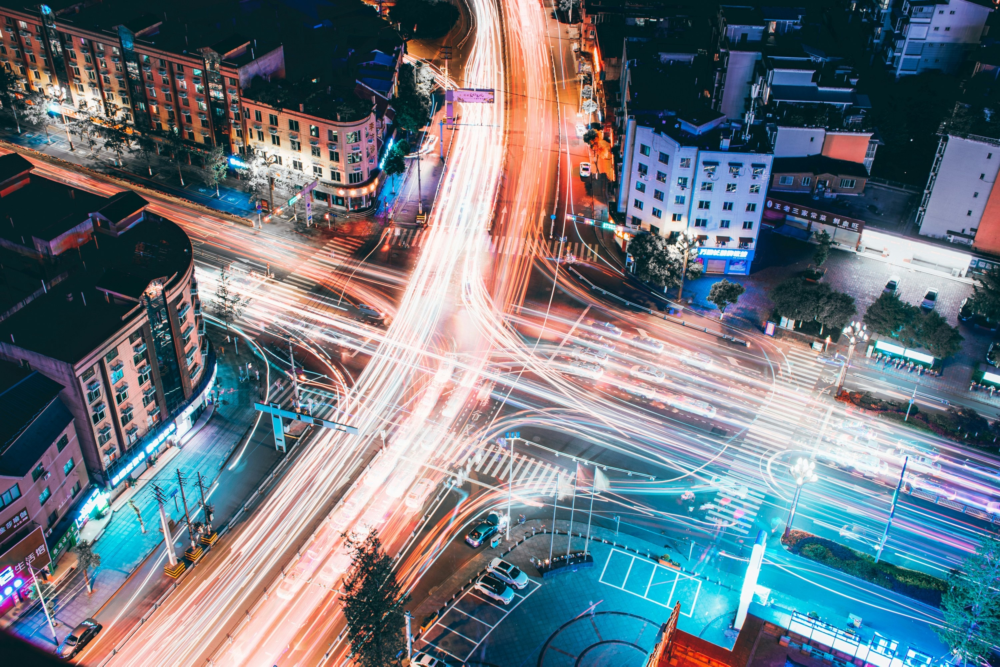
#> input picture Moein_Image_Recognition/jerry-zhang-nxu_VUcBVdA-unsplash.jpg, 3000 x 2000 px (shown at 1/3 size)
$ python Shape_recognition.py
#> lines starting #> are read from the running program, lines starting #| are printed output that depends on the picture; after the words box and inside, x2 and y2 are one past the last pixel; in counts of white or black regions, pixels touching at a corner belong together
import cv2
import numpy as np
from tkinter import Tk, filedialog
from tkinter import simpledialog

def select_image():
    root = Tk()
    root.withdraw()  # Hide the main window
    file_path = filedialog.askopenfilename(
        title="Select Image",
        filetypes=[("Image files", "*.jpg;*.jpeg;*.png;*.bmp")]
    )
#> the answer given: jerry-zhang-nxu_VUcBVdA-unsplash.jpg
    root.destroy()
    return file_path

def detect_circles():
    # Let user select image
    image_path = select_image()
    if not image_path:
        print("No image selected")
        return

    # Load image
    img = cv2.imread(image_path)
#> img is the input picture: shape (2000, 3000, 3); mean B, G, R 127.3, 117.9, 108.7
    if img is None:
        print("Error loading image")
        return

    # Get user parameters
    root = Tk()
    root.withdraw()
    min_size = simpledialog.askinteger("Parameters", "Minimum circle size (pixels):", initialvalue=50)
    max_size = simpledialog.askinteger("Parameters", "Maximum circle size (pixels):", initialvalue=500)
    root.destroy()

    # Convert to grayscale
    gray = cv2.cvtColor(img, cv2.COLOR_BGR2GRAY)
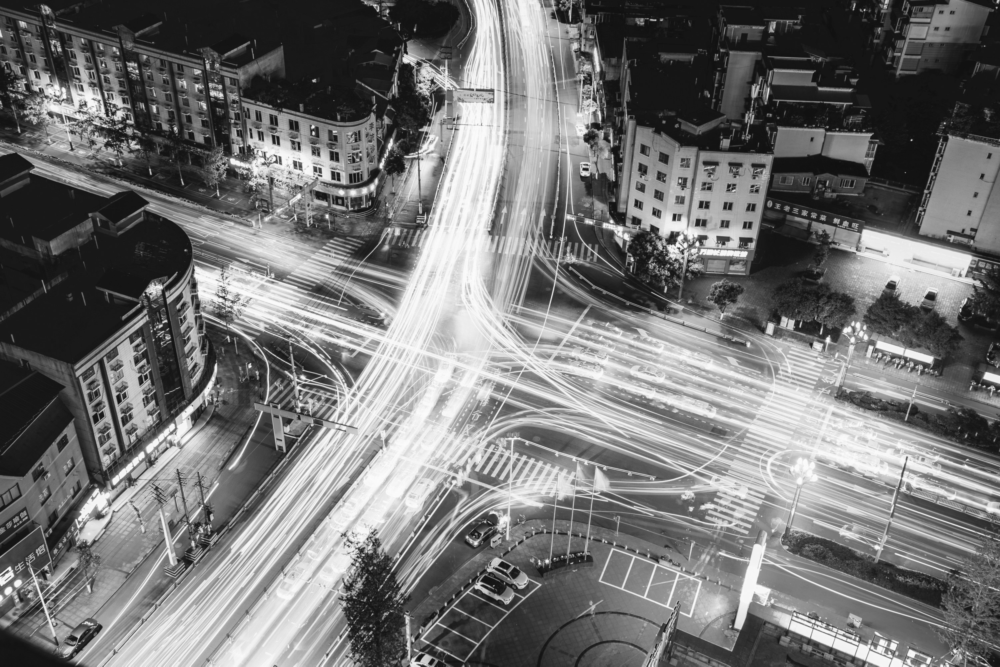
#> gray: shape (2000, 3000) (shown at 1/3 size); min 15, max 253, mean 116.2

    # Apply adaptive threshold
    thresh = cv2.adaptiveThreshold(gray, 255, cv2.ADAPTIVE_THRESH_GAUSSIAN_C,
                                 cv2.THRESH_BINARY_INV, 11, 2)
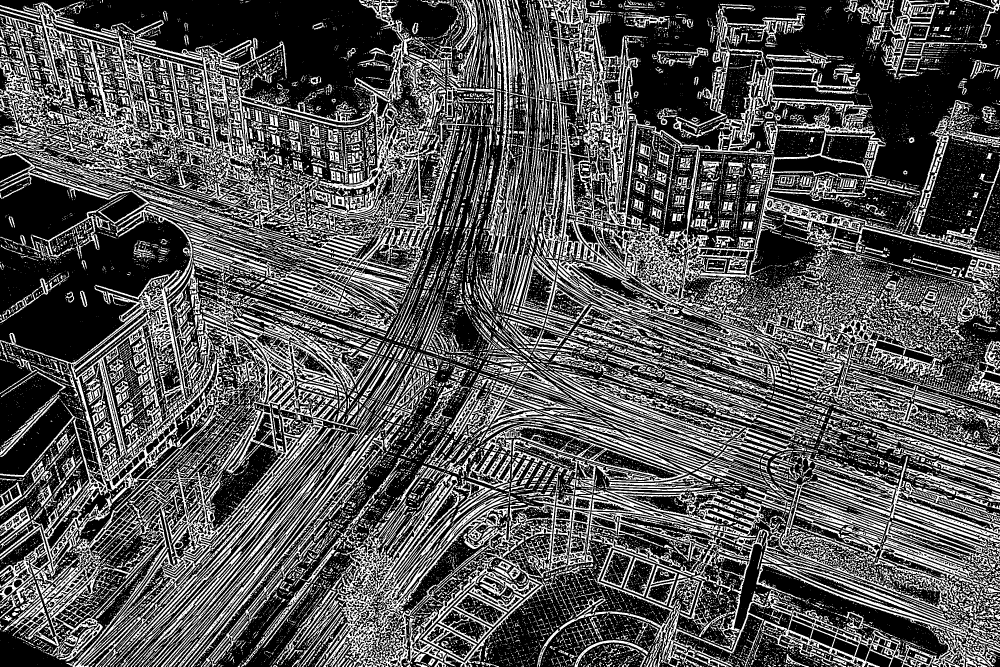
#> thresh: shape (2000, 3000) (shown at 1/3 size); 33.3% white; 27808 white regions (22390 under 20 px), largest, box (x1, y1, x2, y2) and area: (0, 7, 1423, 871) 164912, (1659, 0, 3000, 1087) 151914, (0, 616, 1074, 2000) 146242

    # Morphological operations
    kernel = cv2.getStructuringElement(cv2.MORPH_ELLIPSE, (3,3))
    morph = cv2.morphologyEx(thresh, cv2.MORPH_OPEN, kernel, iterations=2)
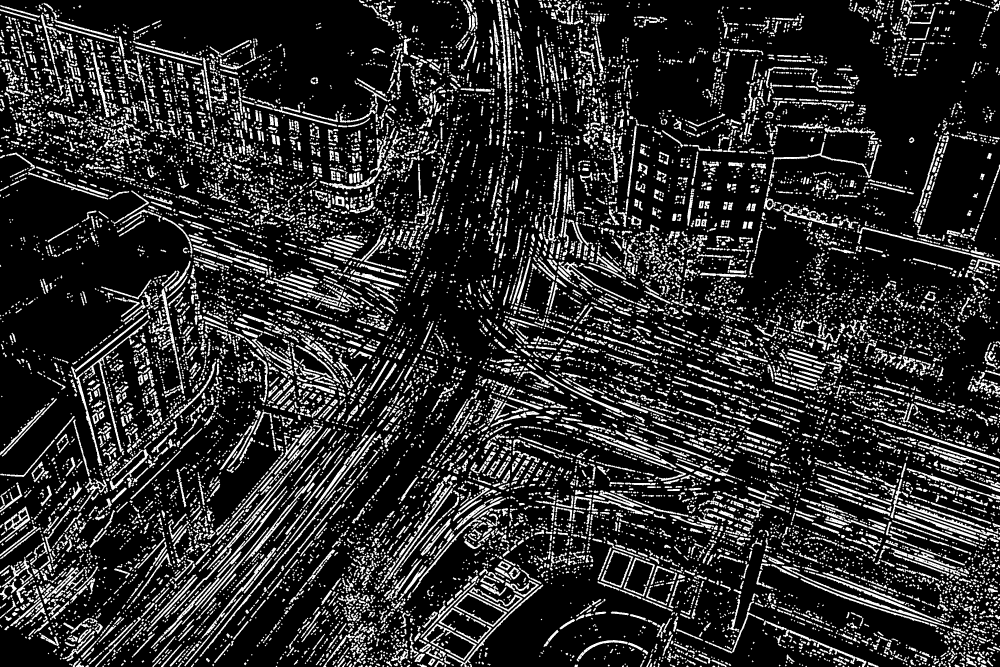
#> morph: shape (2000, 3000) (shown at 1/3 size); 17.7% white; 13512 white regions (4543 under 20 px), largest, box (x1, y1, x2, y2) and area: (2345, 1697, 2852, 1885) 3306, (455, 865, 553, 1182) 3291, (269, 960, 447, 1357) 2998
    morph = cv2.morphologyEx(morph, cv2.MORPH_CLOSE, kernel, iterations=2)
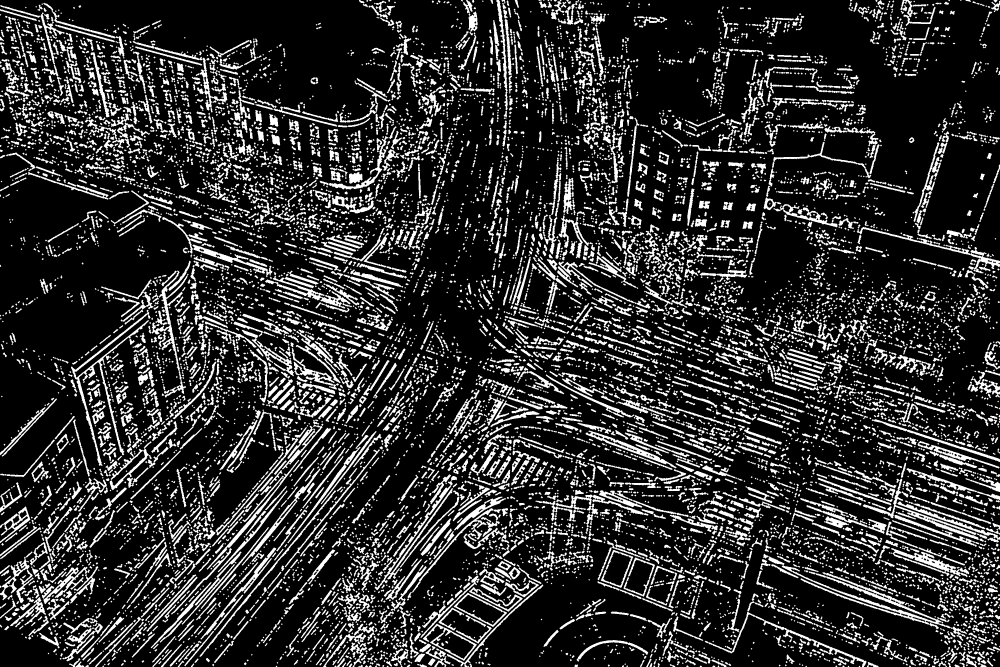
#> morph: shape (2000, 3000) (shown at 1/3 size); 18.7% white; 8989 white regions (2939 under 20 px)

    # Find contours
    contours, _ = cv2.findContours(morph, cv2.RETR_EXTERNAL, cv2.CHAIN_APPROX_SIMPLE)
#> contours = 8982 contours, 4002 with area under 20; largest, box (x1, y1, x2, y2) and area: (2588, 1436, 3000, 1641) 11734, (2289, 1661, 2901, 1923) 10907, (1361, 1778, 1521, 1881) 7434, (1269, 1871, 1431, 1983) 6984, (213, 929, 452, 1398) 6890

    # Detect circles
    result = img.copy()
    circles = []

    for cnt in contours:
        area = cv2.contourArea(cnt)
        if area < min_size or area > max_size:
            continue

        perimeter = cv2.arcLength(cnt, True)
        if perimeter == 0:
            continue

        circularity = 4 * np.pi * area / (perimeter**2)
        if 0.75 < circularity < 1.25:  # Circle range
            (x,y), radius = cv2.minEnclosingCircle(cnt)
            center = (int(x), int(y))
            radius = int(radius)
            circles.append((center, radius))
#> this loop made 1 pass
#> (cnt, area) on pass 1: ([[2578, 1997], [2576, 1999], [2580, 1999]], 4)
#> after the loop, circles = []

    # Draw results
    for (center, radius) in circles:
        cv2.circle(result, center, radius, (0,255,0), 2)
        cv2.circle(result, center, 2, (0,0,255), 3)

    # Resize for display if too large
    scale = min(800/img.shape[1], 600/img.shape[0])
    if scale < 1:
        display_img = cv2.resize(result, (0,0), fx=scale, fy=scale)
    else:
        display_img = result

    # Show results
    cv2.imshow(f"Detected {len(circles)} Circles", display_img)
    cv2.waitKey(0)
    cv2.destroyAllWindows()

if __name__ == "__main__":
    detect_circles()
#> (the call stopped at in detect_circles, `if area < min_size or area > max_size:`: tkinter is not available in this run)
